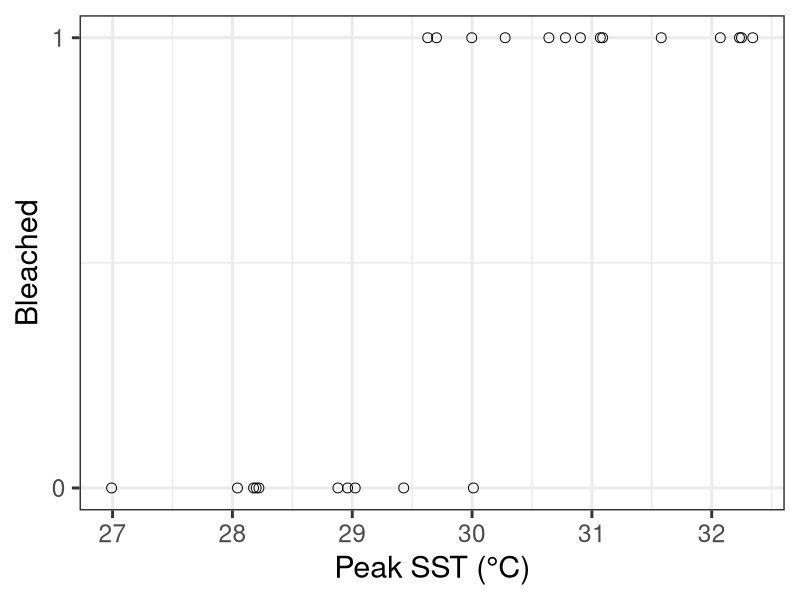
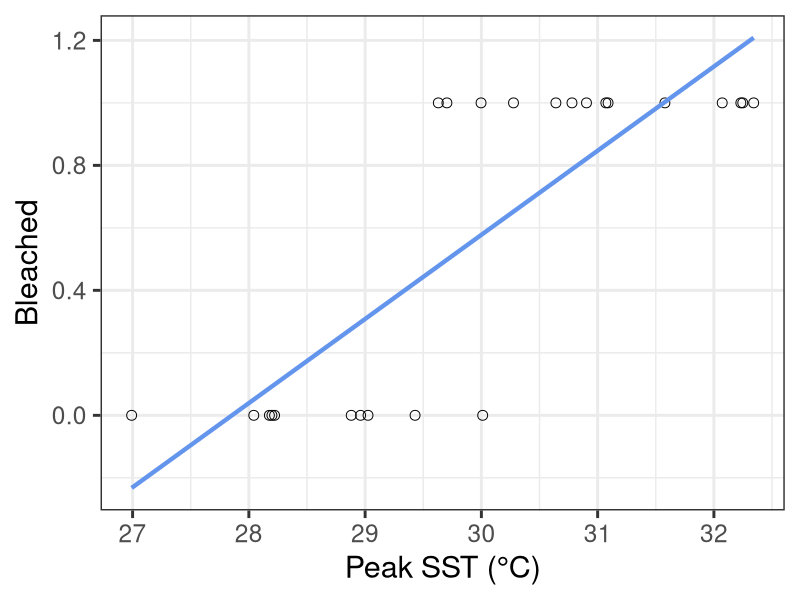
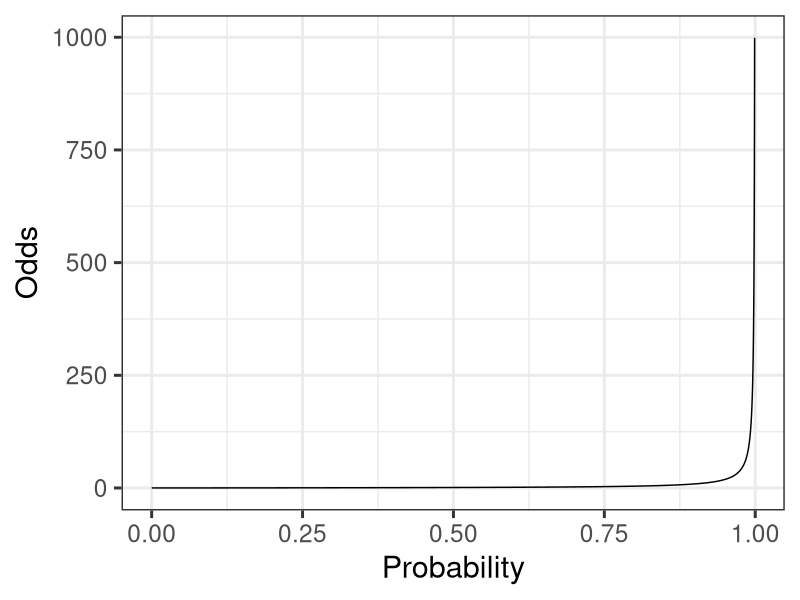
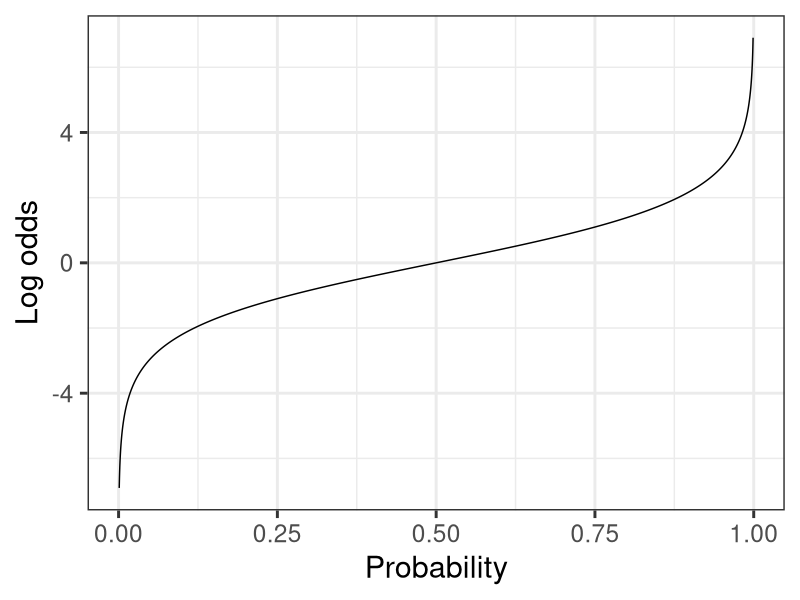
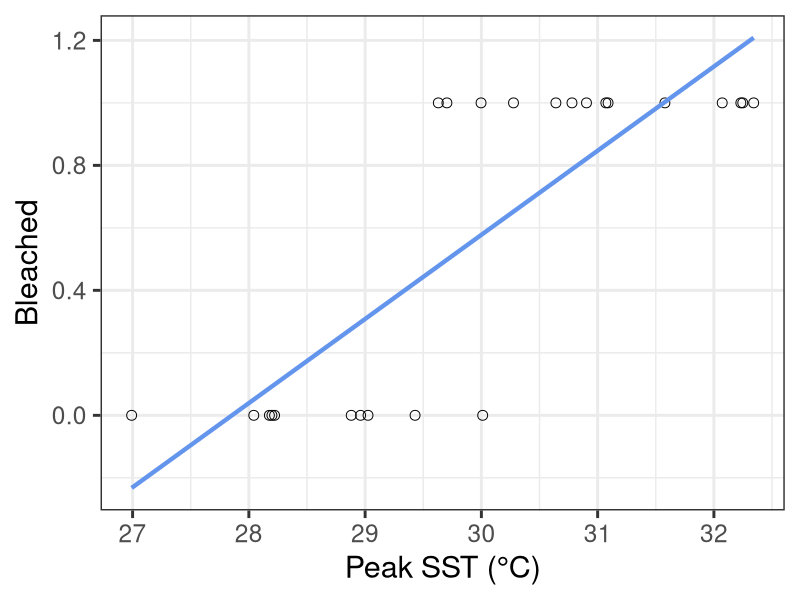
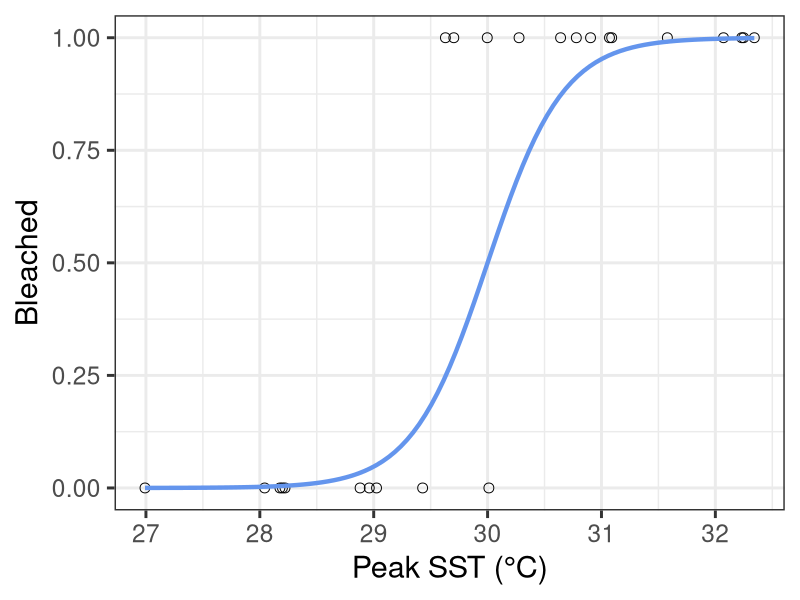
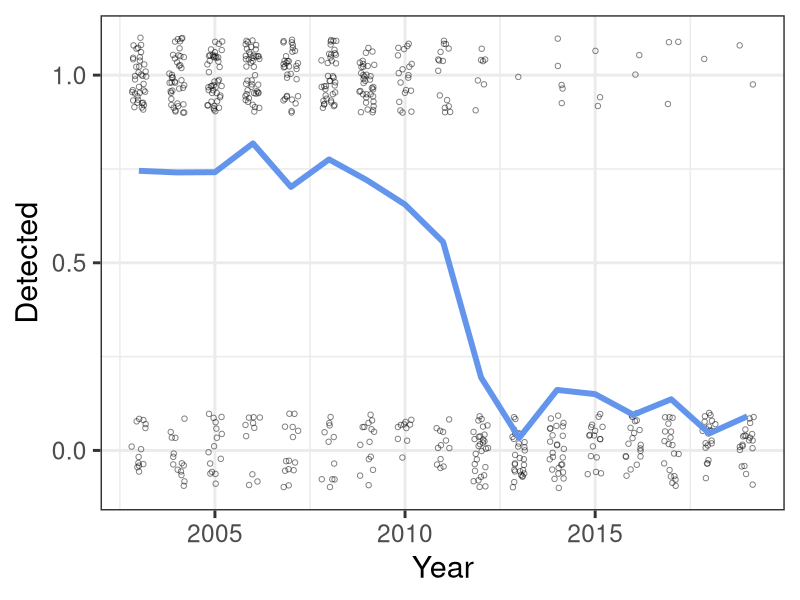
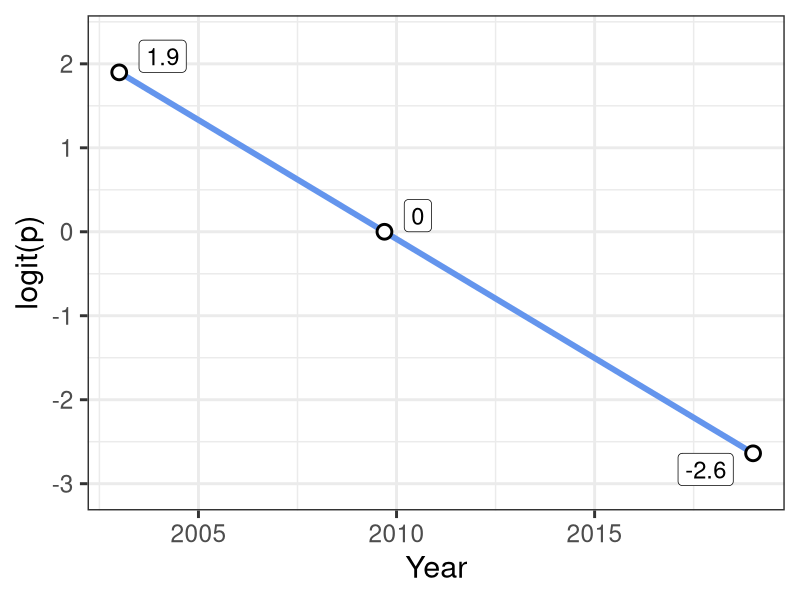

Source code (R) for these figures, in order:
## ---- chunk 1
#| label: setup
#| message: false

library(tidyverse)
set.seed(222)
theme_set(theme_bw(22))

# Simulate coral bleaching
N <- 24
peak_sst <- rnorm(N, mean = 30, sd = 1.5)
beta_0 <- -90
beta_1 <- 3
logit_pbleach <- beta_0 + beta_1 * peak_sst
pbleach <- plogis(logit_pbleach)
bleach <- rbinom(N, 1, pbleach)
reefs <- tibble(peak_sst, bleach)

bleach_lm <- lm(bleach ~ peak_sst, reefs)
bleach_lm_pred <- tibble(
  peak_sst = seq(min(reefs$peak_sst), max(reefs$peak_sst), length.out = 100)
)
bleach_lm_pred$bleach <- predict(bleach_lm, newdata = bleach_lm_pred)
bleach_lm_b0 <- signif(coef(bleach_lm)[["(Intercept)"]], 2)
bleach_lm_b1 <- signif(coef(bleach_lm)[["peak_sst"]], 2)

# Little brown bat detections
bats <- read_csv("data/5bat_count_data-21682.csv") |>
  filter(Species == "Myotis lucifugus")
bat_summary <- bats |>
  summarize(p_detected = mean(detected), .by = Year)

bat_glm <- glm(detected ~ Year, family = binomial(link = "logit"), data = bats)
bat_glm_pred <- tibble(
  Year = seq(min(bats$Year), max(bats$Year), length.out = 100)
)
bat_glm_pred$logitp_detected <- predict(
  bat_glm,
  newdata = bat_glm_pred,
  type = "link"
)
bat_glm_pred$p_detected <- predict(
  bat_glm,
  newdata = bat_glm_pred,
  type = "response"
)

bat_glm_points <- tibble(
  Year = c(
    min(bats$Year),
    -coef(bat_glm)[["(Intercept)"]] / coef(bat_glm)[["Year"]],
    max(bats$Year)
  )
)
bat_glm_points$logitp_detected <- predict(
  bat_glm,
  newdata = bat_glm_points,
  type = "link"
)
bat_glm_points$p_detected <- predict(
  bat_glm,
  newdata = bat_glm_points,
  type = "response"
)

bat_b0 <- signif(coef(bat_glm)[["(Intercept)"]], 4)
bat_b1 <- signif(coef(bat_glm)[["Year"]], 4)
bat_term <- \(year) signif(abs(bat_b1) * year, 4)
bat_logit <- \(year) signif(bat_b0 - bat_term(year), 4)
bat_p <- \(year) signif(plogis(bat_logit(year)), 2)
## ---- chunk 2
#| fig-width: 10
#| fig-height: 5
#| fig-align: center

ggplot(reefs, aes(peak_sst, bleach)) +
  geom_point(shape = 21, size = 3) +
  scale_y_continuous(breaks = c(0, 1)) +
  labs(x = "Peak SST (°C)", y = "Bleached")
## ---- chunk 3
#| fig-width: 10
#| fig-height: 5
#| fig-align: center

ggplot(reefs, aes(peak_sst, bleach)) +
  geom_point(shape = 21, size = 3) +
  geom_line(data = bleach_lm_pred, color = "cornflowerblue", linewidth = 1.5) +
  labs(x = "Peak SST (°C)", y = "Bleached")
## ---- chunk 4
#| fig-width: 10
#| fig-height: 4
#| fig-align: center

ggplot() +
  stat_function(fun = \(x) x / (1 - x), n = 1e4) +
  xlim(0, 0.999) +
  labs(x = "Probability", y = "Odds")
## ---- chunk 5
#| fig-width: 10
#| fig-height: 4
#| fig-align: center

ggplot() +
  stat_function(fun = \(x) log(x / (1 - x)), n = 1e4) +
  xlim(0.001, 0.999) +
  labs(x = "Probability", y = "Log odds")
## ---- chunk 6
#| fig-width: 10
#| fig-height: 4
#| fig-align: center

ggplot(reefs, aes(peak_sst, bleach)) +
  geom_point(shape = 21, size = 3) +
  geom_line(data = bleach_lm_pred, color = "cornflowerblue", linewidth = 1.5) +
  labs(x = "Peak SST (°C)", y = "Bleached")
## ---- chunk 7
tibble(peak_sst = c(27, 29, 31, 33)) |>
  mutate(p = predict(bleach_lm, newdata = pick(everything()))) |>
  knitr::kable(col.names = c("Peak SST (°C)", "$p$"), digits = 2)
## ---- chunk 8
#| fig-width: 10
#| fig-height: 4
#| fig-align: center

ggplot(reefs, aes(peak_sst, bleach)) +
  geom_point(shape = 21, size = 3) +
  geom_function(
    fun = \(x) plogis(beta_0 + beta_1 * x),
    color = "cornflowerblue",
    linewidth = 1.5
  ) +
  labs(x = "Peak SST (°C)", y = "Bleached")
## ---- chunk 9
#| fig-width: 10
#| fig-height: 5
#| fig-align: center

ggplot(bats, aes(x = Year, y = detected)) +
  geom_point(
    position = position_jitter(height = 0.1, width = 0.2),
    shape = 21,
    alpha = 0.5
  ) +
  geom_line(
    aes(y = p_detected),
    data = bat_summary,
    color = "cornflowerblue",
    linewidth = 2
  ) +
  scale_y_continuous("Detected", breaks = c(0, 0.5, 1))
## ---- chunk 10
#| class-output: small-output

summary(bat_glm)
## ---- chunk 11
#| fig-width: 6
#| fig-height: 5

ggplot(bat_glm_pred, aes(x = Year, y = logitp_detected)) +
  geom_line(color = "cornflowerblue", linewidth = 2) +
  geom_point(
    data = bat_glm_points,
    shape = 21,
    fill = "white",
    size = 4,
    stroke = 1.5
  ) +
  geom_label(
    aes(label = c(bat_logit(2003), 0, bat_logit(2019))),
    data = bat_glm_points,
    hjust = c(0, 0, 1),
    vjust = c(0, 0, 1),
    nudge_x = c(0.5, 0.5, -0.5),
    size = 6
  ) +
  scale_y_continuous(expand = expansion(mult = 0.15)) +
  labs(y = "logit(p)")
## ---- chunk 12
#| fig-width: 6
#| fig-height: 5

ggplot(bats, aes(x = Year, y = detected)) +
  geom_point(
    position = position_jitter(height = 0.1, width = 0.2),
    shape = 21,
    alpha = 0.5
  ) +
  geom_line(
    aes(y = p_detected),
    data = bat_glm_pred,
    color = "cornflowerblue",
    linewidth = 2
  ) +
  geom_point(
    aes(y = p_detected),
    data = bat_glm_points,
    shape = 21,
    fill = "white",
    size = 4,
    stroke = 1.5
  ) +
  geom_label(
    aes(y = p_detected, label = c(bat_p(2003), 0.5, bat_p(2019))),
    data = bat_glm_points,
    hjust = c(0, 0, 1),
    vjust = c(0, 0, 1),
    nudge_x = c(0.5, 0.5, -0.5),
    size = 6
  ) +
  scale_y_continuous("Detected", breaks = c(0, 0.5, 1))
## ---- chunk 13
#| fig-width: 6
#| fig-height: 5

ggplot(bats, aes(x = Year, y = detected)) +
  geom_point(
    position = position_jitter(height = 0.1, width = 0.2),
    shape = 21,
    alpha = 0.5
  ) +
  geom_line(
    aes(y = p_detected),
    data = bat_glm_pred,
    color = "cornflowerblue",
    linewidth = 2
  ) +
  scale_y_continuous("Detected", breaks = c(0, 0.5, 1))
